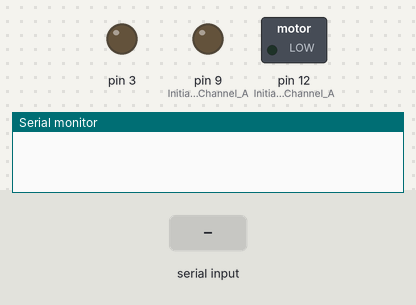
Simulated run of this sketch. Board: Arduino Uno, built with avr-gcc and run on an emulated ATmega328P. Shown: switched loads named in the sketch (green lamp = pin HIGH), output pins drawn as LEDs (lit = HIGH), the last lines printed to the serial monitor. The test bench sets the inputs (shaded band).

Above: at 1.2 s.
1.3 s: "90,45\n" received over Serial
At 2.1 s:
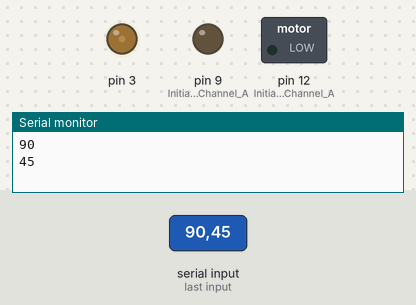
3.8 s: "30,150\n" received over Serial
At 4.1 s:
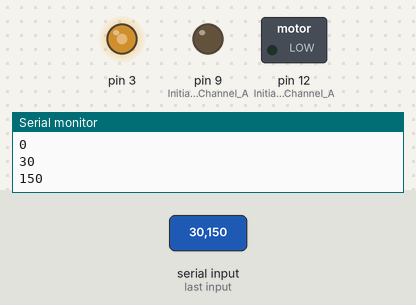
6.3 s: "200\n" received over Serial
At 7.1 s:
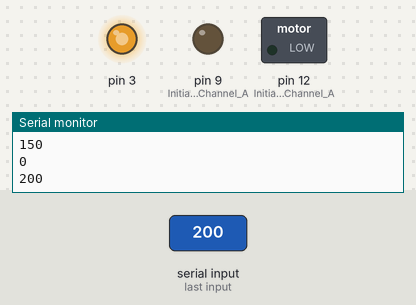
Timing chart, 0 to 9.3 s (numbered marks = the images above; inputs shaded):
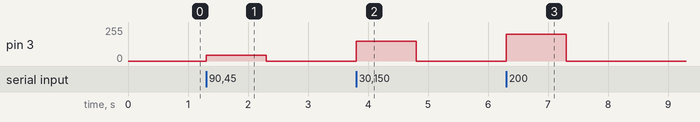

The sketch:

sketch_feb03a.ino
```cpp
/*************************************************************
Motor Shield 1-Channel DC Motor Demo
by Randy Sarafan

For more information see:
https://www.instructables.com/id/Arduino-Motor-Shield-Tutorial/

*************************************************************/

void setup() {

  //Setup Channel A
  pinMode(12, OUTPUT); //Initiates Motor Channel A pin
  pinMode(9, OUTPUT); //Initiates Brake Channel A pin

  Serial.begin(9600);
  while (! Serial);
  //Serial.println("Speed 0 to 255");

}

void loop(){

  if (Serial.available()) {
      int speed = Serial.parseInt();
      Serial.print(speed);Serial.print("\n");
      if (speed >= 0 && speed <= 255) {
         analogWrite(3, speed);
      }
  }
  //forward @ full speed
  //digitalWrite(12, HIGH); //Establishes forward direction of Channel A
  //digitalWrite(9, LOW);   //Disengage the Brake for Channel A
  //analogWrite(3, 255);   //Spins the motor on Channel A at full speed

  //delay(3000);

  //digitalWrite(9, HIGH); //Eengage the Brake for Channel A

  //delay(1000);

  //backward @ half speed
  //digitalWrite(12, LOW); //Establishes backward direction of Channel A
  //digitalWrite(9, LOW);   //Disengage the Brake for Channel A
  //analogWrite(3, 123);   //Spins the motor on Channel A at half speed

  //delay(3000);

  //digitalWrite(9, HIGH); //Eengage the Brake for Channel A

  //delay(1000);

}
```

Measured:
- after the input at 1.3 s, pin 3: 0/255 → 45/255 at once, → 0/255 1.0 s later
- after the input at 3.8 s, pin 3: 0/255 → 150/255 at once, → 0/255 1.0 s later
- after the input at 6.3 s, pin 3: 0/255 → 200/255 at once, → 0/255 1.0 s later
